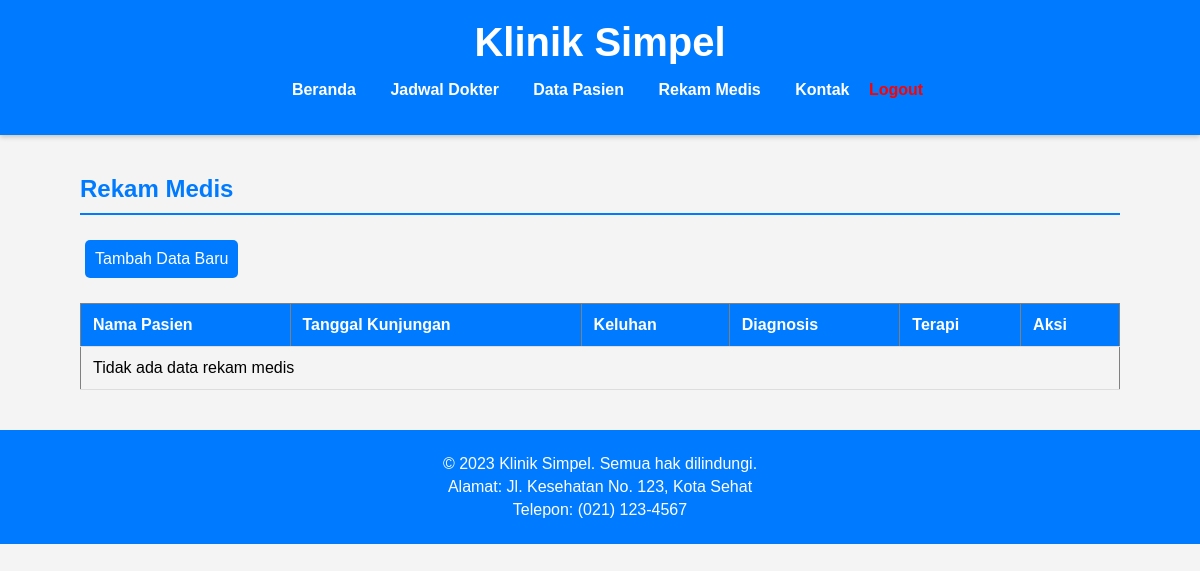
The app's page /rmedis.php, older data.
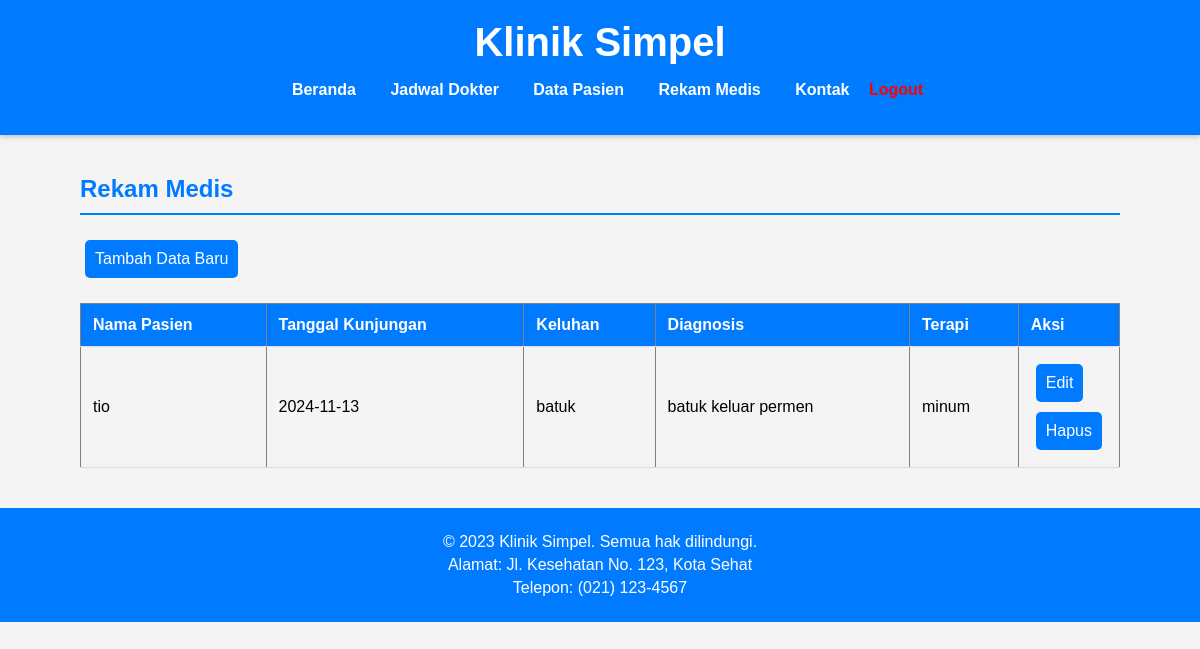
The same page, newer data.
### tables this page shows
CREATE TABLE `rkmedis` (
  `nama_pasien` varchar(50) NOT NULL,
  `tgl_kunjung` date NOT NULL,
  `keluhan` varchar(50) NOT NULL,
  `diagnosis` varchar(50) NOT NULL,
  `terapi` varchar(50) NOT NULL
);

### rmedis.php (the view, shortened to what this page needs)
<!DOCTYPE html>
<html lang="id">
<head>
    <link rel="stylesheet" href="css/styles.css">
</head>
<body>
    <header>
        <div class="container">
            <h1>Klinik Simpel</h1>
            <nav>
                <ul>
                    <li><a href="beranda.php">Beranda</a></li>
                    <li><a href="jadwal.php">Jadwal Dokter</a></li>
                    <li><a href="pasien.php">Data Pasien</a></li>
                    <li><a href="rmedis.php">Rekam Medis</a></li>
                    <li><a href="kontak.php">Kontak</a></li>
                    <a style="text-decoration:none;color: #ff0000;font-weight: bold;" href="logout.php" class="logout">Logout</a>
                </ul>
            </nav>
        </div>
    </header>
    <main class="container">
        <h2>Rekam Medis</h2>
        <div style="overflow: auto;">
            <a href="form_tambah_rek.php" class="button">Tambah Data Baru</a>
            <table border="1" class="table">
                <thead>
                    <tr>
                        <th>Nama Pasien</th>
                        <th>Tanggal Kunjungan</th>
                        <th>Keluhan</th>
                        <th>Diagnosis</th>
                        <th>Terapi</th>
                        <th>Aksi</th>
                    </tr>
                </thead>
                <tbody>
                    <?php
                    include 'koneksi.php';
                    $sql = "SELECT nama_pasien, tgl_kunjung, keluhan, diagnosis, terapi FROM rkmedis";
                    $result = $koneksi->query($sql);
                    if ($result->num_rows > 0) {
                        while ($row = $result->fetch_assoc()) {
                            echo "<tr>";
                            echo "<td>" . $row["nama_pasien"] . "</td>";
                            echo "<td>" . $row["tgl_kunjung"] . "</td>";
                            echo "<td>" . $row["keluhan"] . "</td>";
                            echo "<td>" . $row["diagnosis"] . "</td>";
                            echo "<td>" . $row["terapi"] . "</td>";
                            echo "<td width='90px' align='center'>";
                            echo "<a href='form_edit_rek.php?nama_pasien=" . $row['nama_pasien'] . "' class='button'>Edit</a> ";
                            echo "<a href='proses_hapus_rek.php?nama_pasien=" . $row['nama_pasien'] . "' onclick='return confirm(\"Yakin hapus data?\")' class='button'>Hapus</a>";
                            echo "</td>";
                            echo "</tr>";
                        }
                    } else {
                        echo "<tr><td colspan='6'>Tidak ada data rekam medis</td></tr>";
                    }
                    ?>
                </tbody>
            </table>
        </div>
    </main>
    <footer>
        <p>&copy; 2023 Klinik Simpel. Semua hak dilindungi.</p>
        <p>Alamat: Jl. Kesehatan No. 123, Kota Sehat</p>
        <p>Telepon: (021) 123-4567</p>
    </footer>
</body>
</html>

Row changes from the older to the newer data that the page shows:
added rkmedis: nama_pasien "tio", tgl_kunjung "2024-11-13", keluhan "batuk", diagnosis "batuk keluar permen", terapi "minum"
Text that changed along with them:
text no longer shown: "Tidak ada data rekam medis"
